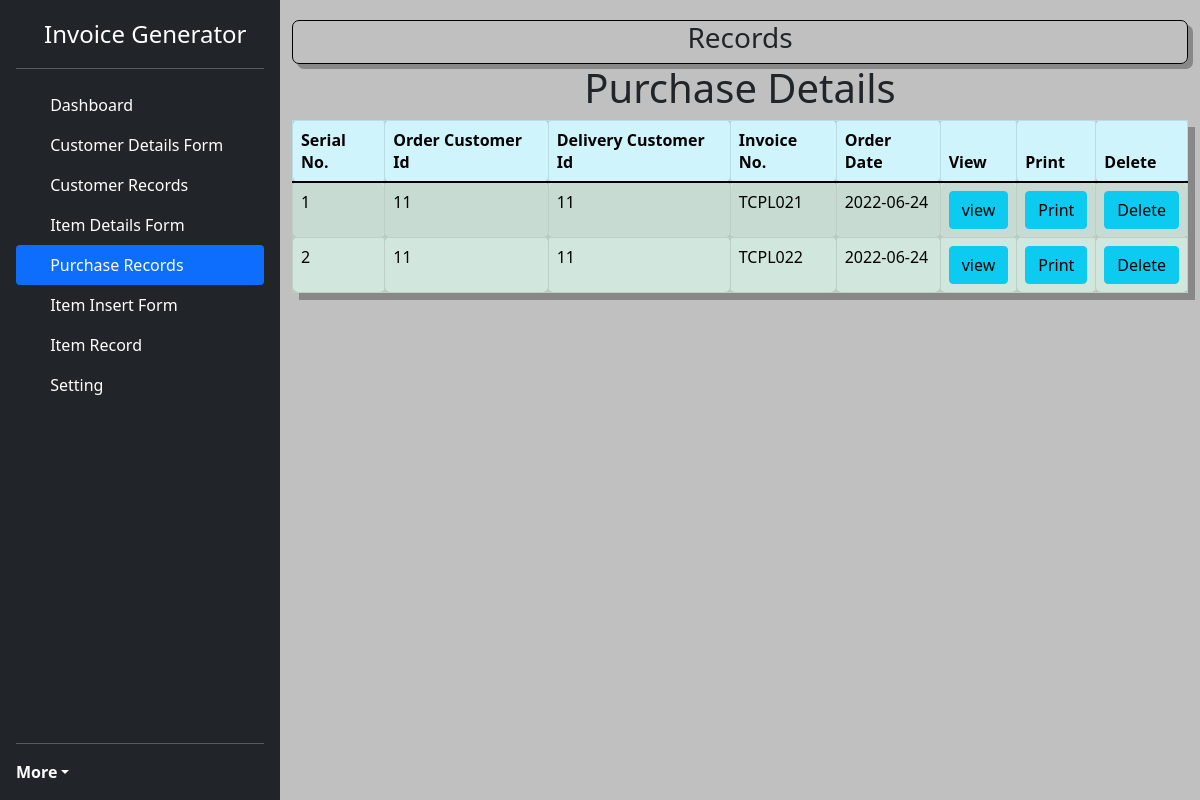
The page /purchase_record.php (signed in) on the database its author committed.
### tables this page shows
CREATE TABLE `record_details` (
  `invoice_no` int(255) NOT NULL,
  `customer_id` int(255) NOT NULL,
  `dc_id` int(255) NOT NULL,
  `order_date` date NOT NULL DEFAULT current_timestamp(),
  `transport_mode` varchar(255) NOT NULL,
  `vehicle_no` varchar(255) NOT NULL,
  `TCS` float NOT NULL
);

CREATE TABLE `c_details` (
  `c_name` varchar(50) NOT NULL,
  `ph_no` varchar(10) NOT NULL,
  `add_line1` varchar(255) NOT NULL,
  `add_line2` varchar(255) NOT NULL,
  `district` varchar(255) NOT NULL,
  `state` varchar(255) NOT NULL,
  `country` varchar(255) NOT NULL,
  `GST_no` varchar(15) NOT NULL,
  `PAN_no` varchar(10) NOT NULL,
  `username` varchar(10) NOT NULL,
  `password` varchar(10) NOT NULL,
  `code` varchar(10) NOT NULL
);

### class.php (called while the page is built, shortened)
<?php
class DB{
    public function dbConnect() {
        $username = "root";
        $password = "";
        $server = "localhost";
        $database = "invoice";
        $con = mysqli_connect($server,$username,$password,$database);
        if($con){
            return $con;
        } else{
            return false;
        }
    }
    public function selectquery($tablename,$where=array()){
        $con = $this->dbConnect();
        if(empty($where)){
            $sel = "SELECT * from $tablename";
        }
        else{
            $where_query = '';
            $concat = "AND";
            foreach($where as $key => $value)
            {
                if(end($where) == $value){
                    $where_query = $where_query." {$key} = '{$value}' ";
                }
                else{
                    $where_query = $where_query." {$key} = '{$value}' ".$concat;
                }
            }
        $sel = "SELECT * from $tablename WHERE ".$where_query;
        }
       $les = mysqli_query($con,$sel);
       return $les;
    }
}
?>

### purchase_record.php (the view, shortened to what this page needs)
<?php
include 'class.php';
$obj= new DB();
$res=$obj->selectquery("record_details");
$mob = $_SESSION['uname'];
$arr=array('username'=>$mob);
$res1=$obj->selectquery("c_details",$arr);
?>
<html>
<head>
</head>
<body>
<div>
    <?php
        include 'sidebars.php';
      ?>
</div>
    <div class="container" id="con">
            <header id="h1"><h3>Records</h3></header>
        <h1 id="h">Purchase Details</h1>
        <table id="tab"class="table table-bordered table-hover table-success table-striped">
            <thead class="table-info">
                <th class="serial">Serial No.</th>
                <th>Order Customer Id</th>
                <th>Delivery Customer Id</th>
                <th>Invoice No.</th>
                <th>Order Date</th>
                <th>View</th>
                <th>Print</th>
                <th>Delete</th>
            </thead>
            <tbody>
               <?php $i=1;
                $row1=mysqli_fetch_assoc($res1);
                $code=$row1['code'];
                 while($row=mysqli_fetch_assoc($res))
                {?>
                    <tr  id="<?php echo 't_'.$row['invoice_no']?>">
                        <td><?php echo $i?></td>
                        <td><?php echo $row['customer_id']?></td>
                        <td><?php echo $row['dc_id']?></td>
                        <td><?php echo $code.$row['invoice_no']?></td>
                        <td><?php echo $row['order_date']?></td>
                        <td><button  data-fancybox data-src="#content" id="btn" class="btn btn-info" value="<?php echo $row['invoice_no']?>">view</button></td>
                      <td><button class="print-btn btn btn-info" value="<?php echo $row['invoice_no']?>">Print</button>
                        <td><button class="del-btn btn btn-info" value="<?php echo $row['invoice_no']?>">Delete</button></td>
                    </tr><?php
                    $i++;
                }?>
            </tbody>
            </table>
    </div>
</body>
</html>

### sidebars.css (style rules this page uses)
body { min-height: 100vh; min-height: -webkit-fill-available; }
html { height: -webkit-fill-available; }
:root { --bs-font-sans-serif: system-ui, -apple-system, "Segoe UI", Roboto, "Helvetica Neue", "Noto Sans", "Liberation Sans", Arial, sans-serif, "Apple Color Emoji", "Segoe UI Emoji", "Segoe UI Symbol", "Noto Color Emoji"; }

### purchase_record.php (style rules this page uses)
.container { background: silver; overflow-y: scroll; height: 100vh; width: 100%; }
.table th,td { border-radius:5px; }
#tab { box-shadow:7px 7px #888888; }
#h1 { margin-top: 20px; display:block; text-align:center; border:1px solid black; border-radius:7px; box-shadow:5px 5px #888888; }
#h { text-align:center }
body { display: flex; }

### rows shown on the page
record_details: customer "11", dc "11", invoice_no "21", order_date "2022-06-24"
c_details: code "TCPL0"
record_details: customer "11", dc "11", invoice_no "22", order_date "2022-06-24"
